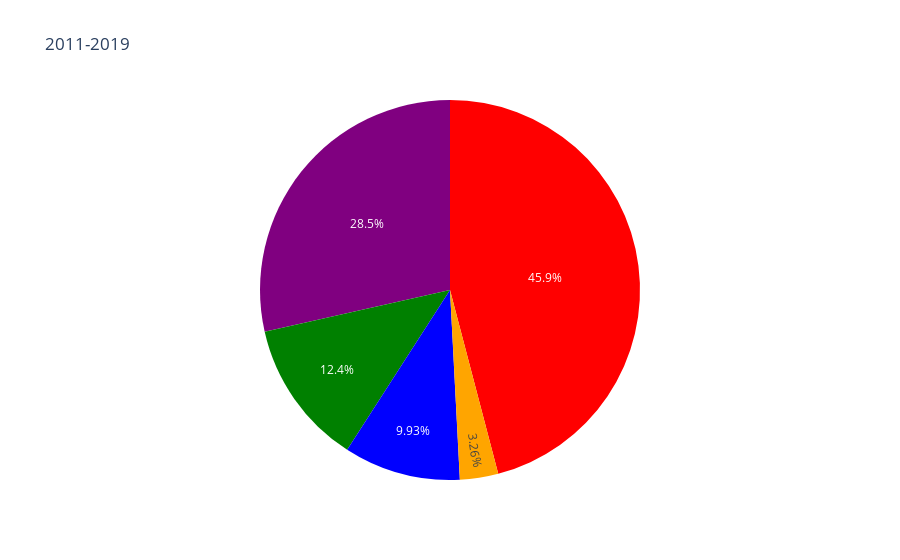

The code cell stored with this chart in its notebook:
### Code cell
import pandas as pd
import plotly.express as px

data_2011_2019 = {
    'Disorder': ['Depressive', 'Schizophrenia', 'Bipolar', 'Eating', 'Anxiety'],
    'Average DALYs': [639.19, 172.11, 138.20, 45.35, 397.24]
}
df_2011_2019 = pd.DataFrame(data_2011_2019)

fig3 = px.pie(df_2011_2019, names='Disorder', values='Average DALYs', title='2011-2019')
fig3.update_traces(marker=dict(colors=['red', 'green', 'blue', 'orange', 'purple']))

# Corrected line: move write_html after updating the layout
fig3.update_layout(showlegend=False)  # You can customize the layout as needed
fig3.write_html('pie3.html')
fig3.show()

### Figure 1 — Plotly figure (JSON) as saved in the notebook; plotly's stock layout.template omitted (floating-point values rounded to 4 significant figures)
{"data": [{"domain": {"x": [0, 1], "y": [0, 1]}, "hovertemplate": "Disorder=%{label}<br>Average DALYs=%{value}<extra></extra>", "labels": ["Depressive", "Schizophrenia", "Bipolar", "Eating", "Anxiety"], "legendgroup": "", "marker": {"colors": ["red", "green", "blue", "orange", "purple"]}, "name": "", "showlegend": true, "type": "pie", "values": [639.2, 172.1, 138.2, 45.35, 397.2]}], "layout": {"legend": {"tracegroupgap": 0}, "showlegend": false, "title": {"text": "2011-2019"}}}
